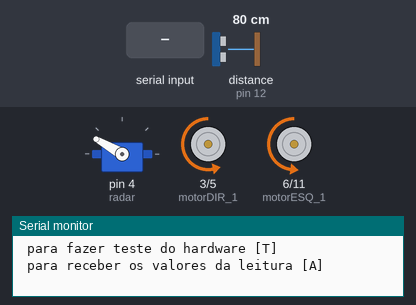
The sketch below on a simulated Arduino Uno, built with avr-gcc and run on an emulated ATmega328P. Parts: servo, motor-driver pin pairs drawn as motors (green arrow = first pin HIGH = forward, orange = second pin HIGH = backward, longer = more drive), the last lines printed to the serial monitor. Wiring (inferred from the names in the program): ultrasonic range finder: trigger pin 13; echo pin 12. The test bench sets the inputs (shaded band); at power-on: distance to the obstacle (sensor on pin 12) 80 cm. The echo pulse lasts 58.3 µs per cm.

Above: at 1.2 s.
1.3 s: distance to the obstacle (sensor on pin 12) set to 28 cm
4.3 s: distance to the obstacle (sensor on pin 12) set to 23 cm
At 5.6 s:
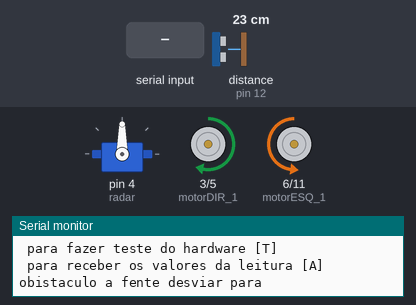
7.3 s: "T\n" received over Serial
At 8.2 s:
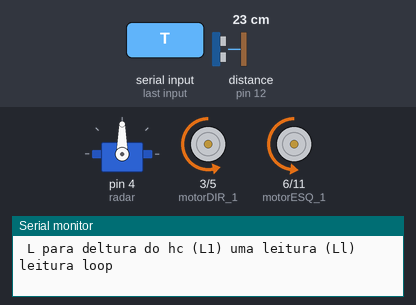
9.0 s: "S,45\n" received over Serial
At 9.4 s:
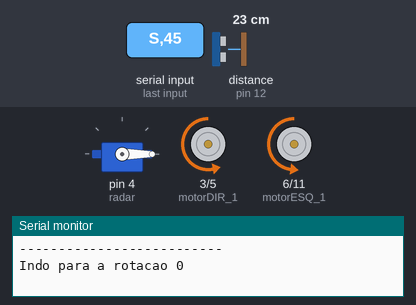
10.5 s: "M90\n" received over Serial
At 11.7 s:
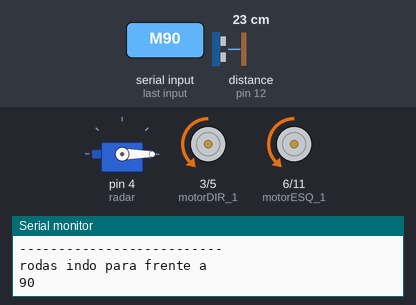
12.0 s: "S90\n" received over Serial
At 12.9 s:
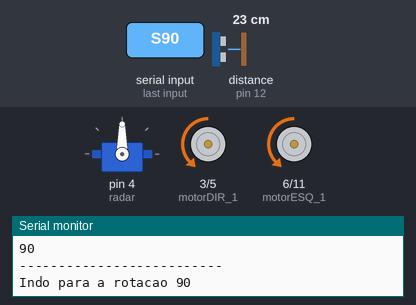
Timing chart, 0 to 14.5 s (numbered marks = the images above; inputs shaded):
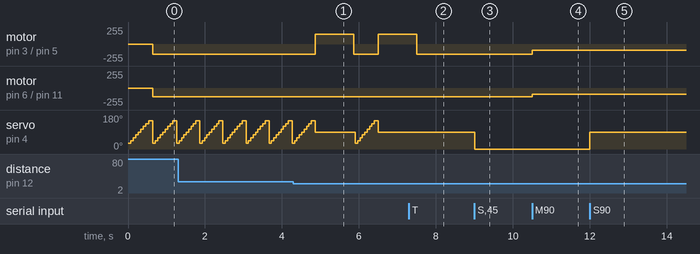

The sketch:

projeto-cmog.ino
```cpp
#include <Servo.h>

#define motorESQ_1 6   // Pino N1 do motor esquerdo
#define motorESQ_2 11  // Pino N2 do motor esquerdo
#define motorDIR_1 3   // Pino N3 do motor direito
#define motorDIR_2 5   // Pino N4 do motor direito

#define echo 12
#define trig 13

Servo radar;

byte poicao_inicial = 90;

int lista[9] = { 30, 45, 60, 75, 90, 105, 120, 135, 150 };
int distancia_obistaculos[9] = {};
char modo = "R";


void setup() {
  pinMode(motorESQ_1, OUTPUT);
  pinMode(motorESQ_2, OUTPUT);

  pinMode(motorDIR_1, OUTPUT);
  pinMode(motorDIR_2, OUTPUT);

  pinMode(echo, INPUT);
  pinMode(trig, OUTPUT);

  radar.attach(4);
  radar.write(poicao_inicial);

  Serial.begin(9600);
  Serial.println(" para fazer teste do hardware [T]\n para receber os valores da leitura [A]");

}
void mensagem() {
  Serial.println("--------------------------");
  Serial.println("(S) mais o numero para mover o servo (s90)\n M fazer os motores roda de -250 a 250 (M150)");
  Serial.println(" Md para dora o motor direito -250 a 250 (Md150)\n Me para rodar o motor esquerdo -250 a 250(Me150)");
  Serial.println(" L para deltura do hc (L1) uma leitura (Ll) leitura loop");
}
void teste() {
  String entrada;
  mensagem();
  while (true) {
    if (Serial.available() > 0) {
      entrada = Serial.readStringUntil('\n');

      Serial.println("--------------------------");


      if (entrada[0] == 'S' && entrada.length() > 1) {

        entrada = entrada.substring(1);
        int numero = entrada.toInt();
        if (numero > 180 || numero < 0) {
          numero = -numero;
          Serial.println("Erro o rada vai de 0 a 180 apenas");
        } else {
          Serial.print("Indo para a rotacao ");
          Serial.println(numero);
          radar.write(numero);
        }
      } else if (entrada[0] == 'L' && entrada.length() > 1) {

        if (entrada[1] == 'l') {
          while (entrada != "p") {
            if (Serial.available() > 0) {
              entrada = Serial.readStringUntil('\n');
            }
            leitura(0);
            Serial.println(distancia_obistaculos[0]);
            Serial.println("--------------------------");
            Serial.println("digite p para pára ");
            Serial.println("--------------------------");
            delay(200);
          }
        }
        entrada = entrada.substring(1);
        int numero = entrada.toInt();

        for (int i = 0; i < numero; i++) {
          leitura(0);
          Serial.print(i);
          Serial.print(" ");

          Serial.println(distancia_obistaculos[0]);
          Serial.println("--------------------------");
        }
      } else if (entrada[0] == 'M' && entrada[1] == 'e' && entrada.length() > 2) {
        entrada = entrada.substring(2);
        int numero = entrada.toInt();

        if (numero > 0) {
          analogWrite(motorDIR_1, LOW);
          analogWrite(motorDIR_2, numero);

          Serial.println("roda esqueda indo para frente a ");
          Serial.println(numero);
        } else if (numero < 0) {
          numero = -numero;

          analogWrite(motorESQ_1, numero);
          analogWrite(motorESQ_2, LOW);

          Serial.println("roda esqueda indo para traz a ");
          Serial.println(numero);
        } else {
          analogWrite(motorESQ_1, LOW);
          analogWrite(motorESQ_2, LOW);

          analogWrite(motorDIR_1, LOW);
          analogWrite(motorDIR_2, LOW);
        }

      } else if (entrada[0] == 'M' && entrada[1] == 'd' && entrada.length() > 2) {
        entrada = entrada.substring(2);
        int numero = entrada.toInt();
        if (numero > 0) {

          analogWrite(motorDIR_1, LOW);
          analogWrite(motorDIR_2, numero);
          Serial.println("roda direita indo para frente a ");
          Serial.println(numero);

        } else if (numero < 0) {
          numero = -numero;

          analogWrite(motorDIR_1, numero);
          analogWrite(motorDIR_2, LOW);
          Serial.println("roda direita indo para traz a ");
          Serial.println(numero);
        } else {
          analogWrite(motorESQ_1, LOW);
          analogWrite(motorESQ_2, LOW);

          analogWrite(motorDIR_1, LOW);
          analogWrite(motorDIR_2, LOW);
        }

      } else if (entrada[0] == 'M' && entrada.length() > 1) {
        entrada = entrada.substring(1);
        int numero = entrada.toInt();

        if (numero > 0) {
          analogWrite(motorESQ_1, LOW);
          analogWrite(motorESQ_2, numero);

          analogWrite(motorDIR_1, LOW);
          analogWrite(motorDIR_2, numero);

          Serial.println("rodas indo para frente a ");
          Serial.println(numero);
        } else if (numero < 0) {
          numero = -numero;

          analogWrite(motorESQ_1, numero);
          analogWrite(motorESQ_2, LOW);

          analogWrite(motorDIR_1, numero);
          analogWrite(motorDIR_2, LOW);

          Serial.println("rodas indo para traz a ");
          Serial.println(numero);
        } else {
          analogWrite(motorESQ_1, LOW);
          analogWrite(motorESQ_2, LOW);

          analogWrite(motorDIR_1, LOW);
          analogWrite(motorDIR_2, LOW);
        }
      } else {
        mensagem();
      }
    }
  }
}
void leitura(int pos) {

  digitalWrite(trig, LOW);
  delayMicroseconds(2);

  digitalWrite(trig, HIGH);
  delayMicroseconds(10);
  digitalWrite(trig, LOW);

  long duracao = pulseIn(echo, HIGH);
  distancia_obistaculos[pos] = duracao / 58;
}

void sona() {
  for (int i = 0; i < 9; i++) {
    radar.write(lista[i]);
    delay(60);
    leitura(i);
    if (i == 1 && radar.read() > 50){
      analogWrite(motorESQ_1, 255);
      analogWrite(motorESQ_2, LOW);

      analogWrite(motorDIR_1, 255);
      analogWrite(motorDIR_2, LOW);
      delay(200);
    }else if (i == 8 && radar.read() < 130){
      analogWrite(motorESQ_1, 255);
      analogWrite(motorESQ_2, LOW);

      analogWrite(motorDIR_1, 255);
      analogWrite(motorDIR_2, LOW);
      delay(200);
    }
  }
}

void algoritimo() {
  byte distanciaMinima = 25;
  // mostra os dados da leitura no monitor serial
  if (modo == 'A') {
    Serial.print("dados da leitura ");

    for (int i = 0; i < 7; i++) {
      Serial.print(distancia_obistaculos[i]);
      Serial.print("  ");
    }
    Serial.println("  ");
  }


  if (distancia_obistaculos[4] < distanciaMinima) {  // Ser tive um obistaculo na frente

    Serial.println("obistaculo a fente desviar para");

    if (distanciaMinima < distancia_obistaculos[3] && distanciaMinima < distancia_obistaculos[1]) {  //se a direita tive livre, ir para la
      movimentar(450);
    } else if (distanciaMinima < distancia_obistaculos[5] && distanciaMinima < distancia_obistaculos[7]) {  // se a esquerda tive live, ir para la
      movimentar(-450);
    } else {
      movimentar(1000);
    }
  } else if (distancia_obistaculos[2] < distanciaMinima || distancia_obistaculos[1] < distanciaMinima) {  // se tive obistaculo na direita ir para a esquerda
    movimentar(-250);
  } else if (distancia_obistaculos[6] < distanciaMinima || distancia_obistaculos[7] < distanciaMinima) {  // se tive obistaculo na esquerda ir para a direita
    movimentar(250);
  } else if (distancia_obistaculos[0] < distanciaMinima) {  // leve correcao para a direita
    movimentar(90);
  } else if (distancia_obistaculos[8] < distanciaMinima) {  // leve correcao para esquerda
    movimentar(-90);
  }
}

void movimentar(int espera) {
  int motor_a = 130, motor_b = 150;
  delay(40);
  radar.write(poicao_inicial);

  if (espera < 0) {  // esquerda
    analogWrite(motorESQ_1, motor_a);
    analogWrite(motorESQ_2, LOW);

    analogWrite(motorDIR_1, LOW);
    analogWrite(motorDIR_2, motor_b);

    delay(-espera);         // inverte de negativo para positivo e espera
  } else if (espera > 0) {  // direita
    analogWrite(motorESQ_1, LOW);
    analogWrite(motorESQ_2, motor_a);

    analogWrite(motorDIR_1, motor_b);
    analogWrite(motorDIR_2, LOW);

    delay(espera);
  }

  // padrao ele sempre vai para frente
  analogWrite(motorESQ_1, LOW);
  analogWrite(motorESQ_2, motor_a);

  analogWrite(motorDIR_1, LOW);
  analogWrite(motorDIR_2, motor_b);
}

void loop() {

  if (Serial.available() > 0) {

    modo = Serial.readStringUntil('\n')[0];
    if (modo == 'T') {
      teste();
    }
  }

  sona();
  algoritimo();
  movimentar(0);

  }
```

Measured:
- the behaviour switches between 26 and 25 cm on distance to the obstacle (sensor on pin 12) (found by bisection; images 0 and 1)
- after the input at 4.3 s, motor on pin 3 (motorDIR_1) / pin 5 (motorDIR_2): backward 150/255 → forward 150/255 after 0.56 s, → backward 150/255 1.0 s later, → forward 150/255 0.64 s later
- after the input at 7.3 s, motor on pin 3 (motorDIR_1) / pin 5 (motorDIR_2): goes on until 7.5 s, then stays backward 150/255; servo on pin 4 (radar): stops changing and stays 90°
- after the input at 9.0 s, servo on pin 4 (radar): 90° → 0° at once
- after the input at 10.5 s, motor on pin 3 (motorDIR_1) / pin 5 (motorDIR_2): backward 150/255 → backward 90/255 at once; motor on pin 6 (motorESQ_1) / pin 11 (motorESQ_2): backward 130/255 → backward 90/255 at once
- after the input at 12.0 s, servo on pin 4 (radar): 0° → 90° at once
